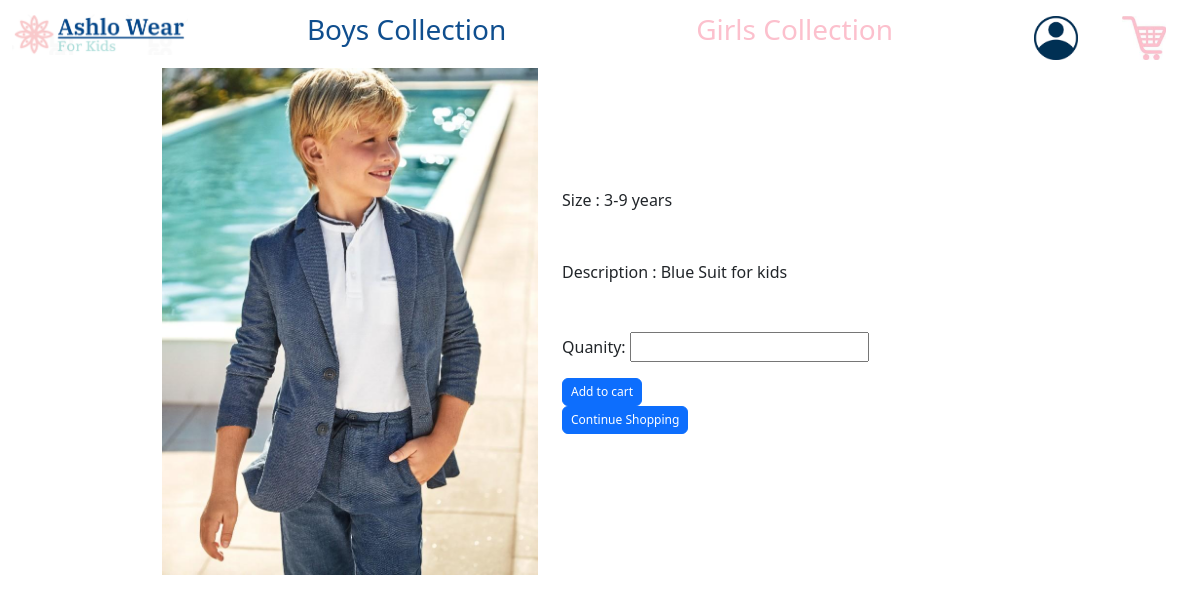
The app's page /view/4 with its own data.
### app1/models.py (models this page shows)
class Cloth(models.Model):
    size= models.CharField(max_length=45)
    gender =  models.CharField(max_length=45)
    pic_src = models.CharField(max_length=45)
    description = models.TextField()
    price = models.DecimalField(max_digits=10 , decimal_places=2)
    quantity= models.PositiveIntegerField()
    created_at = models.DateTimeField(auto_now_add=True)
    updated_at = models.DateTimeField(auto_now=True)
    objects = ClothManager()

### app1/views.py (the view)
# urls.py: path('view/<id>',views.view_cloth),
def view_cloth(request,id):
    context={
        'cloth':Cloth.objects.get(id=id),
    }
    return render(request,'view.html',context)

### app1/templates/view.html (shortened to what this page needs)
<!DOCTYPE html>
<html lang="en">
<head>
    {%load static%}
    <link rel="stylesheet" href="{% static 'css/view.css' %}">
    <link href="https://cdn.jsdelivr.net/npm/bootstrap@5.3.0-alpha3/dist/css/bootstrap.min.css" rel="stylesheet"
>
    <link rel="stylesheet" href="https://cdnjs.cloudflare.com/ajax/libs/font-awesome/6.4.0/css/all.min.css">
</head>
<body>
    <header class="container-fluid fixed-top">
        <div
            class="row d-flex justify-content-between align-items-center navbar navbar-expand-lg navbar-dark bg-white ">
            <div class="col-md-2">
                <a href="/"><img src="{%static 'images/ashlo.png'%}" class="img-fluid w-90"></a>
            </div>
            <div class="col-md-8 d-flex justify-content-around">
                <a href="/boys" class="boys ">
                    <h3 class="boys">Boys Collection</h3>
                </a>
                <a href="/girls" class="girls">
                    <h3 class="girls">Girls Collection</h3>
                </a>
            </div>
            <div class="col-md-2">
                <div class=" d-flex align-items-center justify-content-around ">
                    <div class="w-25 align-items-center mt-2">
                        <a href="/login"><img src="{%static 'images/123.png'%}" class="img-fluid "></a>
                    </div>
                    <div class="w-25 align-items-center mt-2">
                        <a href="/cart"><img src="{%static 'images/pinkcart.png'%}" class="img-fluid "></a>
                    </div>
                </div>
            </div>
        </div>
    </header>
    <div class="container-fluid mt-5 ">
        <div class="row d-flex justify-content-center align-items-center">
            <div class="col-md-4">
                <img src="{% static 'images/' %}{{cloth.pic_src }}" class="card-img-top img-fluid " alt="...">
            </div>
            <div class="col-md-5 ">
                <p class="mb-5">Size : {{cloth.size}}</p>
                <p class="mb-5">Description : {{cloth.description}}</p>
                <form action="/add_to_cart/{{cloth.id}}" method="post">
                    <p>Quanity: <input type="number" name="quantity" ></p>
                    <button type="submit" class="btn btn-primary"
                    style="--bs-btn-padding-y: .25rem; --bs-btn-padding-x: .5rem; --bs-btn-font-size: .75rem;">
                    Add to cart</button>
                </form>
                <button type="button" class="btn btn-primary"
                    style="--bs-btn-padding-y: .25rem; --bs-btn-padding-x: .5rem; --bs-btn-font-size: .75rem;">
                    Continue Shopping
                </button>
            </div>
        </div>
    </div>
</body>
</html>

### app1/static/css/view.css (style rules this page uses)
.boys { color: #0f4e8e; text-decoration: none; }
.girls { color: #fcc0cd; text-decoration: none; }

### records on screen
Cloth: pic_src (picture), size "3-9 years", description "Blue Suit for kids"
